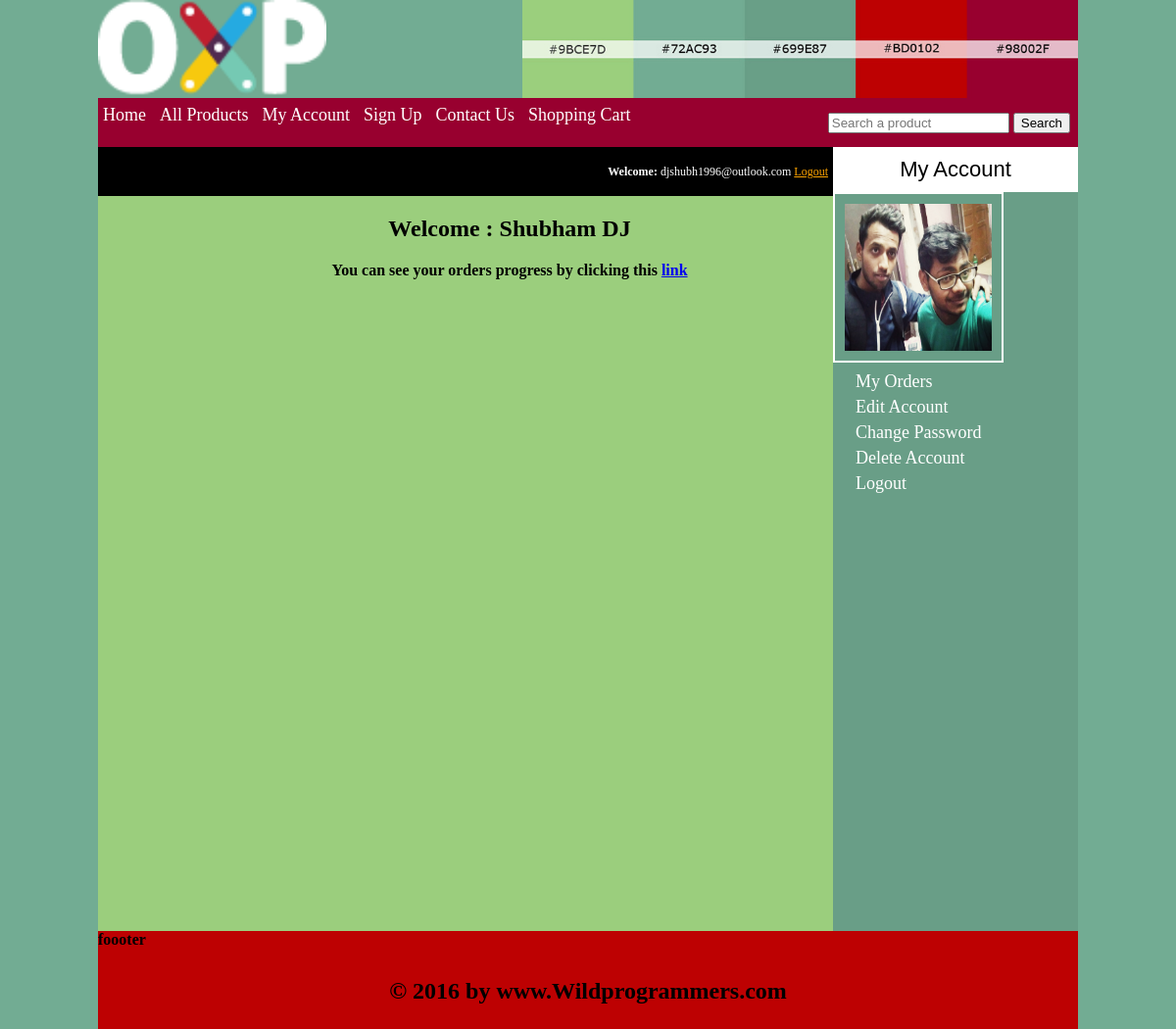
The app's page /customer/myaccount.php (signed in) with its own data.
### tables this page shows
CREATE TABLE `customers` (
  `customer_id` int(10) NOT NULL,
  `customer_ip` varchar(255) NOT NULL,
  `customer_name` text NOT NULL,
  `customer_email` varchar(100) NOT NULL,
  `customer_pass` varchar(100) NOT NULL,
  `customer_country` text NOT NULL,
  `customer_city` text NOT NULL,
  `customer_contact` varchar(255) NOT NULL,
  `customer_address` text NOT NULL,
  `customer_image` text NOT NULL
);

### customer/myaccount.php (the view, shortened to what this page needs)
  <!DOCTYPE HTML>
 <?php
  include("functions/functions.php");
?>
<html>
	<head>
		<link rel="stylesheet" href="styles/style.css" media="all" />
	</head>
<body>
	<div class="main_wrapper">
		<div class="header_wrapper">
			<a href="../index.php"><img id="logo" src="images/logo.png" /></a>
			<img id= "banner" src="images/ad-banner.jpg" />
		</div>
			<div class= "menubar">
		     <ul id = "menu">
		     	<li> <a href="../index.php">Home</a></li>
		     	<li> <a href="../all_product.php">All Products</a></li>
		     	<li> <a href="myaccount.php">My Account</a></li>
		     	<li> <a href="#">Sign Up</a></li>
		     	<li> <a href="#">Contact Us</a></li>
		     	<li> <a href="../cart.php">Shopping Cart</a></li>
		  <li> <div id = "form">
		    	<form method = "get" action= "results.php" enctype="multipart/form-data">
		    		<input type ="text" name = "user_query" placeholder="Search a product"/ >
		    		<input type = "submit" name= "search" value= "Search" />
		    	</form>
		    </div>
		    </li>
		    </ul>
		</div>
		 <div class="content_wrapper">
 			<div id="sidebar">
 					<div id= "sidebar_title">My Account</div>
 					<ul id="cats">
 					<?php
 						$user = $_SESSION['customer_email'];
 						$get_img = "select * from customers where customer_email='$user'";
 						$run_img = mysqli_query($con,$get_img);
 						$row_img = mysqli_fetch_array($run_img);
 						$c_image = $row_img['customer_image'];
 						$c_name = $row_img['customer_name'];
 						echo "<img src='customer_images/$c_image' width='150' height='150' />";
 					?>
 						<li><a href="myaccount.php?my_orders">My Orders</a></li>
 						<li><a href="myaccount.php?edit_account">Edit Account</a></li>
 						<li><a href="myaccount.php?change_pass">Change Password</a></li>
 						<li><a href="myaccount.php?delete_account">Delete Account</a></li>
						<li><a href="logout.php">Logout</a></li>
 					</ul>
 			</div>
			<div id="content_area">
				<div id="shopping_cart">
 					<span style="float:right; font-size:12px; padding:5px; line-height: 40px; ">
 				 <?php
 					 if(isset($_SESSION['customer_email'])){
 					 	echo "<b>Welcome: </b> ". $_SESSION['customer_email'];
 					}
 				?>
 				<?php
 					if(!isset($_SESSION['customer_email'])){
 					echo "<a href='../checkout.php' style='color:orange;'>Login</a>";
 					}
 					else {
 					echo "<a href='logout.php' style='color:orange;'>Logout</a>";
 					}
 				?>
 					</span>
				</div>
					 <div id= "products_box">
					 	<h2 style="padding: 20px;">Welcome : <?php 	echo $c_name; ?></h2>
					<?php
						if(!isset($_GET['my_orders'])){
							if(!isset($_GET['edit_account'])){
								if(!isset($_GET['change_pass'])){
									if(!isset($_GET['delete_account'])){
						echo "
						<b> You can see your orders progress by clicking this <a href='myaccount.php?my_orders'>link</a>";
									}
								}
							}
						}
					?>
					</div>
			 </div>
		</div>
		<div id=  "footer"> foooter
			<h2 style="text-align:center ; padding-top:30px ;">
		 &copy; 2016 by www.Wildprogrammers.com</h2>
		</div >
	</div>
</body>
</html>

### customer/styles/style.css (style rules this page uses)
html, body, div, span, applet, object, iframe, h1, h2, h3, h4, h5, h6, p, blockquote, pre, a, abbr, acronym, address, big, cite, code, del, dfn, em, img, ins, kbd, q, s, samp, small, strike, strong, sub, sup, tt, var, b, u, i, center, dl, dt, dd, ol, ul, li, fieldset, form, label, legend, table, caption, tbody, tfoot, thead, tr, th, td, article, aside, canvas, details, embed, figure, figcaption, footer, header, hgroup, menu, nav, output, ruby, section, summary, time, mark, audio, video { margin: 0; padding: 0; border: 0; vertical-align: baseline; }
body { background: #72AC93; }
.main_wrapper { width : 1000px; height : auto; margin: auto; }
.header_wrapper { width : 1000px; height :100px; margin: auto; }
#logo { float : left; height : 100px; }
#banner { float : right; height : 100px; }
.menubar { width :1000px ; height: 50px; background: #98002F; color : white; }
#menu { padding : 0; margin : 0; line-height: 35px; }
#menu li { list-style: none; display: inline; }
#menu a { text-decoration: none; color : white; padding: 0px; margin : 5px; font-size: 18px; font-family: COMIC SANS MS; }
#form { float :right ; padding-right: 8px; line-height: 50px; }
.content_wrapper { width : 1000px; height : 800px; margin:auto; background : #9BCE7D; }
#content_area { width : 750px; min-height : 800px; float : left; background : #9BCE7D; }
#sidebar { width : 250px; height : 800px; background : #699E87; float : right; }
#sidebar_title { background: white; color: black; font-size: 22px; font-family: arial; padding: 10px; text-align: center; }
#cats { text-align: left; }
#cats li { list-style: none; margin: 5px; }
#cats a { text-decoration: none; color: white; padding: 8px; margin: 10px; text-align: center; font-size: 18px; font-family: COMIC SANS MS; }
#cats img { border : 2px solid white; padding : 10px; }
#products_box { width :780px; text-align: center; margin-left: 30px; margin-bottom: 10px; }
#shopping_cart { width: 750px; height: 50px; background: black; color : white; }
#footer { width: 1000px; height: 100px; background : #BD0102; clear:both; }

### records on screen
customers: customer_image (picture), customer_name "Shubham DJ"

### other values on screen
$_SESSION['customer_email'] "djshubh1996@outlook.com"
